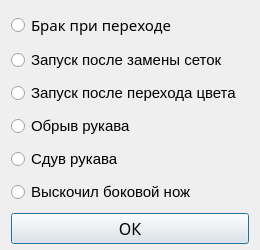
<?xml version="1.0" encoding="UTF-8"?>
<ui version="4.0">
 <class>Dialog</class>
 <widget class="QDialog" name="Dialog">
  <property name="windowModality">
   <enum>Qt::ApplicationModal</enum>
  </property>
  <property name="geometry">
   <rect>
    <x>0</x>
    <y>0</y>
    <width>260</width>
    <height>250</height>
   </rect>
  </property>
  <property name="minimumSize">
   <size>
    <width>260</width>
    <height>250</height>
   </size>
  </property>
  <property name="font">
   <font>
    <family>Amazon Ember Display</family>
    <pointsize>9</pointsize>
   </font>
  </property>
  <property name="windowTitle">
   <string>Выберите вариант</string>
  </property>
  <property name="modal">
   <bool>true</bool>
  </property>
  <layout class="QVBoxLayout" name="verticalLayout">
   <property name="spacing">
    <number>9</number>
   </property>
   <property name="bottomMargin">
    <number>5</number>
   </property>
   <item>
    <widget class="QRadioButton" name="radioButton1">
     <property name="minimumSize">
      <size>
       <width>200</width>
       <height>20</height>
      </size>
     </property>
     <property name="font">
      <font>
       <family>Amazon Ember Display</family>
       <pointsize>11</pointsize>
      </font>
     </property>
     <property name="text">
      <string>Брак при переходе</string>
     </property>
    </widget>
   </item>
   <item>
    <widget class="QRadioButton" name="radioButton2">
     <property name="minimumSize">
      <size>
       <width>200</width>
       <height>20</height>
      </size>
     </property>
     <property name="font">
      <font>
       <family>Segoe UI Symbol</family>
       <pointsize>11</pointsize>
      </font>
     </property>
     <property name="text">
      <string>Запуск после замены сеток</string>
     </property>
    </widget>
   </item>
   <item>
    <widget class="QRadioButton" name="radioButton3">
     <property name="minimumSize">
      <size>
       <width>200</width>
       <height>20</height>
      </size>
     </property>
     <property name="font">
      <font>
       <family>Segoe UI Symbol</family>
       <pointsize>11</pointsize>
      </font>
     </property>
     <property name="text">
      <string>Запуск после перехода цвета</string>
     </property>
    </widget>
   </item>
   <item>
    <widget class="QRadioButton" name="radioButton4">
     <property name="minimumSize">
      <size>
       <width>200</width>
       <height>20</height>
      </size>
     </property>
     <property name="font">
      <font>
       <family>Segoe UI Symbol</family>
       <pointsize>11</pointsize>
      </font>
     </property>
     <property name="text">
      <string>Обрыв рукава</string>
     </property>
    </widget>
   </item>
   <item>
    <widget class="QRadioButton" name="radioButton5">
     <property name="minimumSize">
      <size>
       <width>200</width>
       <height>20</height>
      </size>
     </property>
     <property name="font">
      <font>
       <family>Segoe UI Symbol</family>
       <pointsize>11</pointsize>
      </font>
     </property>
     <property name="text">
      <string>Сдув рукава</string>
     </property>
    </widget>
   </item>
   <item>
    <widget class="QRadioButton" name="radioButton6">
     <property name="minimumSize">
      <size>
       <width>200</width>
       <height>20</height>
      </size>
     </property>
     <property name="font">
      <font>
       <family>Segoe UI Symbol</family>
       <pointsize>11</pointsize>
      </font>
     </property>
     <property name="text">
      <string>Выскочил боковой нож</string>
     </property>
    </widget>
   </item>
   <item>
    <widget class="QPushButton" name="pushButton">
     <property name="minimumSize">
      <size>
       <width>0</width>
       <height>27</height>
      </size>
     </property>
     <property name="font">
      <font>
       <family>Amazon Ember Display</family>
       <pointsize>12</pointsize>
      </font>
     </property>
     <property name="text">
      <string>ОК</string>
     </property>
    </widget>
   </item>
  </layout>
 </widget>
 <resources/>
 <connections/>
</ui>
